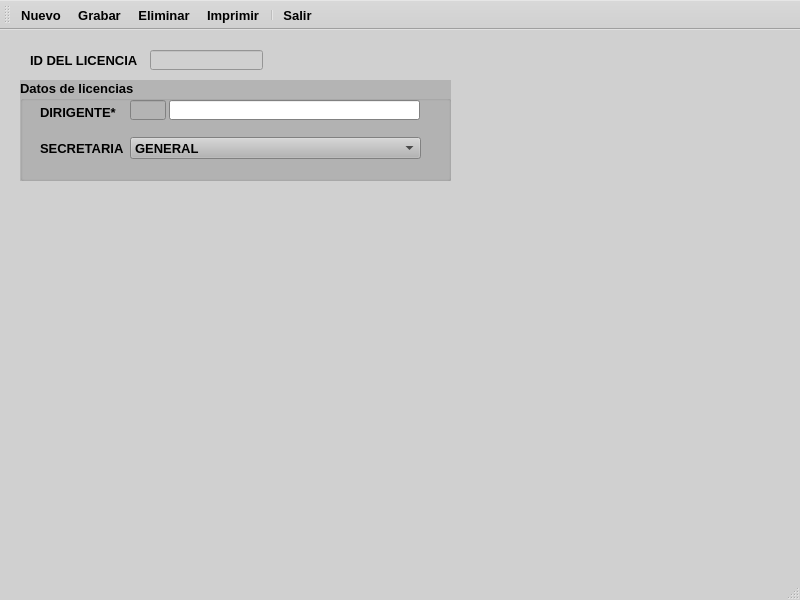
<?xml version="1.0" encoding="UTF-8"?>
<ui version="4.0">
 <class>MainWindow</class>
 <widget class="QMainWindow" name="MainWindow">
  <property name="geometry">
   <rect>
    <x>0</x>
    <y>0</y>
    <width>800</width>
    <height>600</height>
   </rect>
  </property>
  <property name="palette">
   <palette>
    <active>
     <colorrole role="WindowText">
      <brush brushstyle="SolidPattern">
       <color alpha="255">
        <red>0</red>
        <green>0</green>
        <blue>0</blue>
       </color>
      </brush>
     </colorrole>
     <colorrole role="Button">
      <brush brushstyle="SolidPattern">
       <color alpha="255">
        <red>208</red>
        <green>208</green>
        <blue>208</blue>
       </color>
      </brush>
     </colorrole>
     <colorrole role="Light">
      <brush brushstyle="SolidPattern">
       <color alpha="255">
        <red>255</red>
        <green>255</green>
        <blue>255</blue>
       </color>
      </brush>
     </colorrole>
     <colorrole role="Midlight">
      <brush brushstyle="SolidPattern">
       <color alpha="255">
        <red>231</red>
        <green>231</green>
        <blue>231</blue>
       </color>
      </brush>
     </colorrole>
     <colorrole role="Dark">
      <brush brushstyle="SolidPattern">
       <color alpha="255">
        <red>104</red>
        <green>104</green>
        <blue>104</blue>
       </color>
      </brush>
     </colorrole>
     <colorrole role="Mid">
      <brush brushstyle="SolidPattern">
       <color alpha="255">
        <red>139</red>
        <green>139</green>
        <blue>139</blue>
       </color>
      </brush>
     </colorrole>
     <colorrole role="Text">
      <brush brushstyle="SolidPattern">
       <color alpha="255">
        <red>0</red>
        <green>0</green>
        <blue>0</blue>
       </color>
      </brush>
     </colorrole>
     <colorrole role="BrightText">
      <brush brushstyle="SolidPattern">
       <color alpha="255">
        <red>255</red>
        <green>255</green>
        <blue>255</blue>
       </color>
      </brush>
     </colorrole>
     <colorrole role="ButtonText">
      <brush brushstyle="SolidPattern">
       <color alpha="255">
        <red>0</red>
        <green>0</green>
        <blue>0</blue>
       </color>
      </brush>
     </colorrole>
     <colorrole role="Base">
      <brush brushstyle="SolidPattern">
       <color alpha="255">
        <red>255</red>
        <green>255</green>
        <blue>255</blue>
       </color>
      </brush>
     </colorrole>
     <colorrole role="Window">
      <brush brushstyle="SolidPattern">
       <color alpha="255">
        <red>208</red>
        <green>208</green>
        <blue>208</blue>
       </color>
      </brush>
     </colorrole>
     <colorrole role="Shadow">
      <brush brushstyle="SolidPattern">
       <color alpha="255">
        <red>0</red>
        <green>0</green>
        <blue>0</blue>
       </color>
      </brush>
     </colorrole>
     <colorrole role="AlternateBase">
      <brush brushstyle="SolidPattern">
       <color alpha="255">
        <red>231</red>
        <green>231</green>
        <blue>231</blue>
       </color>
      </brush>
     </colorrole>
     <colorrole role="ToolTipBase">
      <brush brushstyle="SolidPattern">
       <color alpha="255">
        <red>255</red>
        <green>255</green>
        <blue>220</blue>
       </color>
      </brush>
     </colorrole>
     <colorrole role="ToolTipText">
      <brush brushstyle="SolidPattern">
       <color alpha="255">
        <red>0</red>
        <green>0</green>
        <blue>0</blue>
       </color>
      </brush>
     </colorrole>
     <colorrole role="PlaceholderText">
      <brush brushstyle="SolidPattern">
       <color alpha="128">
        <red>0</red>
        <green>0</green>
        <blue>0</blue>
       </color>
      </brush>
     </colorrole>
    </active>
    <inactive>
     <colorrole role="WindowText">
      <brush brushstyle="SolidPattern">
       <color alpha="255">
        <red>0</red>
        <green>0</green>
        <blue>0</blue>
       </color>
      </brush>
     </colorrole>
     <colorrole role="Button">
      <brush brushstyle="SolidPattern">
       <color alpha="255">
        <red>208</red>
        <green>208</green>
        <blue>208</blue>
       </color>
      </brush>
     </colorrole>
     <colorrole role="Light">
      <brush brushstyle="SolidPattern">
       <color alpha="255">
        <red>255</red>
        <green>255</green>
        <blue>255</blue>
       </color>
      </brush>
     </colorrole>
     <colorrole role="Midlight">
      <brush brushstyle="SolidPattern">
       <color alpha="255">
        <red>231</red>
        <green>231</green>
        <blue>231</blue>
       </color>
      </brush>
     </colorrole>
     <colorrole role="Dark">
      <brush brushstyle="SolidPattern">
       <color alpha="255">
        <red>104</red>
        <green>104</green>
        <blue>104</blue>
       </color>
      </brush>
     </colorrole>
     <colorrole role="Mid">
      <brush brushstyle="SolidPattern">
       <color alpha="255">
        <red>139</red>
        <green>139</green>
        <blue>139</blue>
       </color>
      </brush>
     </colorrole>
     <colorrole role="Text">
      <brush brushstyle="SolidPattern">
       <color alpha="255">
        <red>0</red>
        <green>0</green>
        <blue>0</blue>
       </color>
      </brush>
     </colorrole>
     <colorrole role="BrightText">
      <brush brushstyle="SolidPattern">
       <color alpha="255">
        <red>255</red>
        <green>255</green>
        <blue>255</blue>
       </color>
      </brush>
     </colorrole>
     <colorrole role="ButtonText">
      <brush brushstyle="SolidPattern">
       <color alpha="255">
        <red>0</red>
        <green>0</green>
        <blue>0</blue>
       </color>
      </brush>
     </colorrole>
     <colorrole role="Base">
      <brush brushstyle="SolidPattern">
       <color alpha="255">
        <red>255</red>
        <green>255</green>
        <blue>255</blue>
       </color>
      </brush>
     </colorrole>
     <colorrole role="Window">
      <brush brushstyle="SolidPattern">
       <color alpha="255">
        <red>208</red>
        <green>208</green>
        <blue>208</blue>
       </color>
      </brush>
     </colorrole>
     <colorrole role="Shadow">
      <brush brushstyle="SolidPattern">
       <color alpha="255">
        <red>0</red>
        <green>0</green>
        <blue>0</blue>
       </color>
      </brush>
     </colorrole>
     <colorrole role="AlternateBase">
      <brush brushstyle="SolidPattern">
       <color alpha="255">
        <red>231</red>
        <green>231</green>
        <blue>231</blue>
       </color>
      </brush>
     </colorrole>
     <colorrole role="ToolTipBase">
      <brush brushstyle="SolidPattern">
       <color alpha="255">
        <red>255</red>
        <green>255</green>
        <blue>220</blue>
       </color>
      </brush>
     </colorrole>
     <colorrole role="ToolTipText">
      <brush brushstyle="SolidPattern">
       <color alpha="255">
        <red>0</red>
        <green>0</green>
        <blue>0</blue>
       </color>
      </brush>
     </colorrole>
     <colorrole role="PlaceholderText">
      <brush brushstyle="SolidPattern">
       <color alpha="128">
        <red>0</red>
        <green>0</green>
        <blue>0</blue>
       </color>
      </brush>
     </colorrole>
    </inactive>
    <disabled>
     <colorrole role="WindowText">
      <brush brushstyle="SolidPattern">
       <color alpha="255">
        <red>104</red>
        <green>104</green>
        <blue>104</blue>
       </color>
      </brush>
     </colorrole>
     <colorrole role="Button">
      <brush brushstyle="SolidPattern">
       <color alpha="255">
        <red>208</red>
        <green>208</green>
        <blue>208</blue>
       </color>
      </brush>
     </colorrole>
     <colorrole role="Light">
      <brush brushstyle="SolidPattern">
       <color alpha="255">
        <red>255</red>
        <green>255</green>
        <blue>255</blue>
       </color>
      </brush>
     </colorrole>
     <colorrole role="Midlight">
      <brush brushstyle="SolidPattern">
       <color alpha="255">
        <red>231</red>
        <green>231</green>
        <blue>231</blue>
       </color>
      </brush>
     </colorrole>
     <colorrole role="Dark">
      <brush brushstyle="SolidPattern">
       <color alpha="255">
        <red>104</red>
        <green>104</green>
        <blue>104</blue>
       </color>
      </brush>
     </colorrole>
     <colorrole role="Mid">
      <brush brushstyle="SolidPattern">
       <color alpha="255">
        <red>139</red>
        <green>139</green>
        <blue>139</blue>
       </color>
      </brush>
     </colorrole>
     <colorrole role="Text">
      <brush brushstyle="SolidPattern">
       <color alpha="255">
        <red>104</red>
        <green>104</green>
        <blue>104</blue>
       </color>
      </brush>
     </colorrole>
     <colorrole role="BrightText">
      <brush brushstyle="SolidPattern">
       <color alpha="255">
        <red>255</red>
        <green>255</green>
        <blue>255</blue>
       </color>
      </brush>
     </colorrole>
     <colorrole role="ButtonText">
      <brush brushstyle="SolidPattern">
       <color alpha="255">
        <red>104</red>
        <green>104</green>
        <blue>104</blue>
       </color>
      </brush>
     </colorrole>
     <colorrole role="Base">
      <brush brushstyle="SolidPattern">
       <color alpha="255">
        <red>208</red>
        <green>208</green>
        <blue>208</blue>
       </color>
      </brush>
     </colorrole>
     <colorrole role="Window">
      <brush brushstyle="SolidPattern">
       <color alpha="255">
        <red>208</red>
        <green>208</green>
        <blue>208</blue>
       </color>
      </brush>
     </colorrole>
     <colorrole role="Shadow">
      <brush brushstyle="SolidPattern">
       <color alpha="255">
        <red>0</red>
        <green>0</green>
        <blue>0</blue>
       </color>
      </brush>
     </colorrole>
     <colorrole role="AlternateBase">
      <brush brushstyle="SolidPattern">
       <color alpha="255">
        <red>208</red>
        <green>208</green>
        <blue>208</blue>
       </color>
      </brush>
     </colorrole>
     <colorrole role="ToolTipBase">
      <brush brushstyle="SolidPattern">
       <color alpha="255">
        <red>255</red>
        <green>255</green>
        <blue>220</blue>
       </color>
      </brush>
     </colorrole>
     <colorrole role="ToolTipText">
      <brush brushstyle="SolidPattern">
       <color alpha="255">
        <red>0</red>
        <green>0</green>
        <blue>0</blue>
       </color>
      </brush>
     </colorrole>
     <colorrole role="PlaceholderText">
      <brush brushstyle="SolidPattern">
       <color alpha="128">
        <red>0</red>
        <green>0</green>
        <blue>0</blue>
       </color>
      </brush>
     </colorrole>
    </disabled>
   </palette>
  </property>
  <property name="font">
   <font>
    <pointsize>10</pointsize>
    <bold>true</bold>
   </font>
  </property>
  <property name="windowTitle">
   <string>MainWindow</string>
  </property>
  <widget class="QWidget" name="centralwidget">
   <widget class="QLabel" name="label_4">
    <property name="geometry">
     <rect>
      <x>30</x>
      <y>22</y>
      <width>131</width>
      <height>16</height>
     </rect>
    </property>
    <property name="font">
     <font>
      <pointsize>10</pointsize>
      <bold>true</bold>
     </font>
    </property>
    <property name="text">
     <string>ID DEL LICENCIA</string>
    </property>
   </widget>
   <widget class="QLineEdit" name="lineEdit">
    <property name="enabled">
     <bool>false</bool>
    </property>
    <property name="geometry">
     <rect>
      <x>150</x>
      <y>20</y>
      <width>113</width>
      <height>20</height>
     </rect>
    </property>
    <property name="font">
     <font>
      <pointsize>10</pointsize>
      <bold>true</bold>
     </font>
    </property>
   </widget>
   <widget class="QGroupBox" name="groupBox_2">
    <property name="geometry">
     <rect>
      <x>20</x>
      <y>50</y>
      <width>431</width>
      <height>101</height>
     </rect>
    </property>
    <property name="palette">
     <palette>
      <active>
       <colorrole role="WindowText">
        <brush brushstyle="SolidPattern">
         <color alpha="255">
          <red>0</red>
          <green>0</green>
          <blue>0</blue>
         </color>
        </brush>
       </colorrole>
       <colorrole role="Button">
        <brush brushstyle="SolidPattern">
         <color alpha="255">
          <red>180</red>
          <green>180</green>
          <blue>180</blue>
         </color>
        </brush>
       </colorrole>
       <colorrole role="Light">
        <brush brushstyle="SolidPattern">
         <color alpha="255">
          <red>255</red>
          <green>255</green>
          <blue>255</blue>
         </color>
        </brush>
       </colorrole>
       <colorrole role="Midlight">
        <brush brushstyle="SolidPattern">
         <color alpha="255">
          <red>217</red>
          <green>217</green>
          <blue>217</blue>
         </color>
        </brush>
       </colorrole>
       <colorrole role="Dark">
        <brush brushstyle="SolidPattern">
         <color alpha="255">
          <red>90</red>
          <green>90</green>
          <blue>90</blue>
         </color>
        </brush>
       </colorrole>
       <colorrole role="Mid">
        <brush brushstyle="SolidPattern">
         <color alpha="255">
          <red>120</red>
          <green>120</green>
          <blue>120</blue>
         </color>
        </brush>
       </colorrole>
       <colorrole role="Text">
        <brush brushstyle="SolidPattern">
         <color alpha="255">
          <red>0</red>
          <green>0</green>
          <blue>0</blue>
         </color>
        </brush>
       </colorrole>
       <colorrole role="BrightText">
        <brush brushstyle="SolidPattern">
         <color alpha="255">
          <red>255</red>
          <green>255</green>
          <blue>255</blue>
         </color>
        </brush>
       </colorrole>
       <colorrole role="ButtonText">
        <brush brushstyle="SolidPattern">
         <color alpha="255">
          <red>0</red>
          <green>0</green>
          <blue>0</blue>
         </color>
        </brush>
       </colorrole>
       <colorrole role="Base">
        <brush brushstyle="SolidPattern">
         <color alpha="255">
          <red>255</red>
          <green>255</green>
          <blue>255</blue>
         </color>
        </brush>
       </colorrole>
       <colorrole role="Window">
        <brush brushstyle="SolidPattern">
         <color alpha="255">
          <red>180</red>
          <green>180</green>
          <blue>180</blue>
         </color>
        </brush>
       </colorrole>
       <colorrole role="Shadow">
        <brush brushstyle="SolidPattern">
         <color alpha="255">
          <red>0</red>
          <green>0</green>
          <blue>0</blue>
         </color>
        </brush>
       </colorrole>
       <colorrole role="AlternateBase">
        <brush brushstyle="SolidPattern">
         <color alpha="255">
          <red>217</red>
          <green>217</green>
          <blue>217</blue>
         </color>
        </brush>
       </colorrole>
       <colorrole role="ToolTipBase">
        <brush brushstyle="SolidPattern">
         <color alpha="255">
          <red>255</red>
          <green>255</green>
          <blue>220</blue>
         </color>
        </brush>
       </colorrole>
       <colorrole role="ToolTipText">
        <brush brushstyle="SolidPattern">
         <color alpha="255">
          <red>0</red>
          <green>0</green>
          <blue>0</blue>
         </color>
        </brush>
       </colorrole>
       <colorrole role="PlaceholderText">
        <brush brushstyle="SolidPattern">
         <color alpha="128">
          <red>0</red>
          <green>0</green>
          <blue>0</blue>
         </color>
        </brush>
       </colorrole>
      </active>
      <inactive>
       <colorrole role="WindowText">
        <brush brushstyle="SolidPattern">
         <color alpha="255">
          <red>0</red>
          <green>0</green>
          <blue>0</blue>
         </color>
        </brush>
       </colorrole>
       <colorrole role="Button">
        <brush brushstyle="SolidPattern">
         <color alpha="255">
          <red>180</red>
          <green>180</green>
          <blue>180</blue>
         </color>
        </brush>
       </colorrole>
       <colorrole role="Light">
        <brush brushstyle="SolidPattern">
         <color alpha="255">
          <red>255</red>
          <green>255</green>
          <blue>255</blue>
         </color>
        </brush>
       </colorrole>
       <colorrole role="Midlight">
        <brush brushstyle="SolidPattern">
         <color alpha="255">
          <red>217</red>
          <green>217</green>
          <blue>217</blue>
         </color>
        </brush>
       </colorrole>
       <colorrole role="Dark">
        <brush brushstyle="SolidPattern">
         <color alpha="255">
          <red>90</red>
          <green>90</green>
          <blue>90</blue>
         </color>
        </brush>
       </colorrole>
       <colorrole role="Mid">
        <brush brushstyle="SolidPattern">
         <color alpha="255">
          <red>120</red>
          <green>120</green>
          <blue>120</blue>
         </color>
        </brush>
       </colorrole>
       <colorrole role="Text">
        <brush brushstyle="SolidPattern">
         <color alpha="255">
          <red>0</red>
          <green>0</green>
          <blue>0</blue>
         </color>
        </brush>
       </colorrole>
       <colorrole role="BrightText">
        <brush brushstyle="SolidPattern">
         <color alpha="255">
          <red>255</red>
          <green>255</green>
          <blue>255</blue>
         </color>
        </brush>
       </colorrole>
       <colorrole role="ButtonText">
        <brush brushstyle="SolidPattern">
         <color alpha="255">
          <red>0</red>
          <green>0</green>
          <blue>0</blue>
         </color>
        </brush>
       </colorrole>
       <colorrole role="Base">
        <brush brushstyle="SolidPattern">
         <color alpha="255">
          <red>255</red>
          <green>255</green>
          <blue>255</blue>
         </color>
        </brush>
       </colorrole>
       <colorrole role="Window">
        <brush brushstyle="SolidPattern">
         <color alpha="255">
          <red>180</red>
          <green>180</green>
          <blue>180</blue>
         </color>
        </brush>
       </colorrole>
       <colorrole role="Shadow">
        <brush brushstyle="SolidPattern">
         <color alpha="255">
          <red>0</red>
          <green>0</green>
          <blue>0</blue>
         </color>
        </brush>
       </colorrole>
       <colorrole role="AlternateBase">
        <brush brushstyle="SolidPattern">
         <color alpha="255">
          <red>217</red>
          <green>217</green>
          <blue>217</blue>
         </color>
        </brush>
       </colorrole>
       <colorrole role="ToolTipBase">
        <brush brushstyle="SolidPattern">
         <color alpha="255">
          <red>255</red>
          <green>255</green>
          <blue>220</blue>
         </color>
        </brush>
       </colorrole>
       <colorrole role="ToolTipText">
        <brush brushstyle="SolidPattern">
         <color alpha="255">
          <red>0</red>
          <green>0</green>
          <blue>0</blue>
         </color>
        </brush>
       </colorrole>
       <colorrole role="PlaceholderText">
        <brush brushstyle="SolidPattern">
         <color alpha="128">
          <red>0</red>
          <green>0</green>
          <blue>0</blue>
         </color>
        </brush>
       </colorrole>
      </inactive>
      <disabled>
       <colorrole role="WindowText">
        <brush brushstyle="SolidPattern">
         <color alpha="255">
          <red>90</red>
          <green>90</green>
          <blue>90</blue>
         </color>
        </brush>
       </colorrole>
       <colorrole role="Button">
        <brush brushstyle="SolidPattern">
         <color alpha="255">
          <red>180</red>
          <green>180</green>
          <blue>180</blue>
         </color>
        </brush>
       </colorrole>
       <colorrole role="Light">
        <brush brushstyle="SolidPattern">
         <color alpha="255">
          <red>255</red>
          <green>255</green>
          <blue>255</blue>
         </color>
        </brush>
       </colorrole>
       <colorrole role="Midlight">
        <brush brushstyle="SolidPattern">
         <color alpha="255">
          <red>217</red>
          <green>217</green>
          <blue>217</blue>
         </color>
        </brush>
       </colorrole>
       <colorrole role="Dark">
        <brush brushstyle="SolidPattern">
         <color alpha="255">
          <red>90</red>
          <green>90</green>
          <blue>90</blue>
         </color>
        </brush>
       </colorrole>
       <colorrole role="Mid">
        <brush brushstyle="SolidPattern">
         <color alpha="255">
          <red>120</red>
          <green>120</green>
          <blue>120</blue>
         </color>
        </brush>
       </colorrole>
       <colorrole role="Text">
        <brush brushstyle="SolidPattern">
         <color alpha="255">
          <red>90</red>
          <green>90</green>
          <blue>90</blue>
         </color>
        </brush>
       </colorrole>
       <colorrole role="BrightText">
        <brush brushstyle="SolidPattern">
         <color alpha="255">
          <red>255</red>
          <green>255</green>
          <blue>255</blue>
         </color>
        </brush>
       </colorrole>
       <colorrole role="ButtonText">
        <brush brushstyle="SolidPattern">
         <color alpha="255">
          <red>90</red>
          <green>90</green>
          <blue>90</blue>
         </color>
        </brush>
       </colorrole>
       <colorrole role="Base">
        <brush brushstyle="SolidPattern">
         <color alpha="255">
          <red>180</red>
          <green>180</green>
          <blue>180</blue>
         </color>
        </brush>
       </colorrole>
       <colorrole role="Window">
        <brush brushstyle="SolidPattern">
         <color alpha="255">
          <red>180</red>
          <green>180</green>
          <blue>180</blue>
         </color>
        </brush>
       </colorrole>
       <colorrole role="Shadow">
        <brush brushstyle="SolidPattern">
         <color alpha="255">
          <red>0</red>
          <green>0</green>
          <blue>0</blue>
         </color>
        </brush>
       </colorrole>
       <colorrole role="AlternateBase">
        <brush brushstyle="SolidPattern">
         <color alpha="255">
          <red>180</red>
          <green>180</green>
          <blue>180</blue>
         </color>
        </brush>
       </colorrole>
       <colorrole role="ToolTipBase">
        <brush brushstyle="SolidPattern">
         <color alpha="255">
          <red>255</red>
          <green>255</green>
          <blue>220</blue>
         </color>
        </brush>
       </colorrole>
       <colorrole role="ToolTipText">
        <brush brushstyle="SolidPattern">
         <color alpha="255">
          <red>0</red>
          <green>0</green>
          <blue>0</blue>
         </color>
        </brush>
       </colorrole>
       <colorrole role="PlaceholderText">
        <brush brushstyle="SolidPattern">
         <color alpha="128">
          <red>0</red>
          <green>0</green>
          <blue>0</blue>
         </color>
        </brush>
       </colorrole>
      </disabled>
     </palette>
    </property>
    <property name="font">
     <font>
      <pointsize>10</pointsize>
      <bold>true</bold>
     </font>
    </property>
    <property name="autoFillBackground">
     <bool>true</bool>
    </property>
    <property name="title">
     <string>Datos de licencias</string>
    </property>
    <widget class="QLabel" name="label_8">
     <property name="geometry">
      <rect>
       <x>20</x>
       <y>24</y>
       <width>81</width>
       <height>16</height>
      </rect>
     </property>
     <property name="text">
      <string>DIRIGENTE*</string>
     </property>
    </widget>
    <widget class="QLineEdit" name="lineEdit_5">
     <property name="geometry">
      <rect>
       <x>149</x>
       <y>20</y>
       <width>251</width>
       <height>20</height>
      </rect>
     </property>
    </widget>
    <widget class="QLineEdit" name="lineEdit_7">
     <property name="enabled">
      <bool>false</bool>
     </property>
     <property name="geometry">
      <rect>
       <x>110</x>
       <y>20</y>
       <width>36</width>
       <height>20</height>
      </rect>
     </property>
    </widget>
    <widget class="QLabel" name="label_9">
     <property name="geometry">
      <rect>
       <x>20</x>
       <y>60</y>
       <width>91</width>
       <height>16</height>
      </rect>
     </property>
     <property name="text">
      <string>SECRETARIA</string>
     </property>
    </widget>
    <widget class="QComboBox" name="comboBox">
     <property name="geometry">
      <rect>
       <x>110</x>
       <y>57</y>
       <width>291</width>
       <height>22</height>
      </rect>
     </property>
     <item>
      <property name="text">
       <string>GENERAL</string>
      </property>
     </item>
     <item>
      <property name="text">
       <string>ECONOMIA</string>
      </property>
     </item>
     <item>
      <property name="text">
       <string>ADJUNTO</string>
      </property>
     </item>
     <item>
      <property name="text">
       <string>DEFENSA</string>
      </property>
     </item>
     <item>
      <property name="text">
       <string>ORGANIZACION</string>
      </property>
     </item>
     <item>
      <property name="text">
       <string>PRENSA Y PROPAGANDA</string>
      </property>
     </item>
     <item>
      <property name="text">
       <string>SEGURIDAD Y SALUD</string>
      </property>
     </item>
     <item>
      <property name="text">
       <string>ASISTENCIA SOCIAL</string>
      </property>
     </item>
    </widget>
   </widget>
  </widget>
  <widget class="QMenuBar" name="menubar">
   <property name="geometry">
    <rect>
     <x>0</x>
     <y>0</y>
     <width>800</width>
     <height>23</height>
    </rect>
   </property>
  </widget>
  <widget class="QStatusBar" name="statusbar"/>
  <widget class="QToolBar" name="toolBar">
   <property name="windowTitle">
    <string>toolBar</string>
   </property>
   <property name="toolButtonStyle">
    <enum>Qt::ToolButtonTextBesideIcon</enum>
   </property>
   <attribute name="toolBarArea">
    <enum>TopToolBarArea</enum>
   </attribute>
   <attribute name="toolBarBreak">
    <bool>false</bool>
   </attribute>
   <addaction name="actionNuevo"/>
   <addaction name="actionGrabar"/>
   <addaction name="actionEliminar"/>
   <addaction name="actionImprimir"/>
   <addaction name="separator"/>
   <addaction name="actionSalir"/>
  </widget>
  <action name="actionNuevo">
   <property name="icon">
    <iconset resource="../../resources.qrc">
     <normaloff>:/icons/app/resources/icons/nuevo.png</normaloff>:/icons/app/resources/icons/nuevo.png</iconset>
   </property>
   <property name="text">
    <string>Nuevo</string>
   </property>
  </action>
  <action name="actionGrabar">
   <property name="icon">
    <iconset resource="../../resources.qrc">
     <normaloff>:/icons/app/resources/icons/grabar.png</normaloff>:/icons/app/resources/icons/grabar.png</iconset>
   </property>
   <property name="text">
    <string>Grabar</string>
   </property>
  </action>
  <action name="actionEliminar">
   <property name="icon">
    <iconset resource="../../resources.qrc">
     <normaloff>:/icons/app/resources/icons/eliminar.png</normaloff>:/icons/app/resources/icons/eliminar.png</iconset>
   </property>
   <property name="text">
    <string>Eliminar</string>
   </property>
  </action>
  <action name="actionImprimir">
   <property name="icon">
    <iconset resource="../../resources.qrc">
     <normaloff>:/icons/app/resources/icons/imprimir.png</normaloff>:/icons/app/resources/icons/imprimir.png</iconset>
   </property>
   <property name="text">
    <string>Imprimir</string>
   </property>
  </action>
  <action name="actionSalir">
   <property name="icon">
    <iconset resource="../../resources.qrc">
     <normaloff>:/icons/app/resources/icons/salir.png</normaloff>:/icons/app/resources/icons/salir.png</iconset>
   </property>
   <property name="text">
    <string>Salir</string>
   </property>
  </action>
 </widget>
 <resources>
  <include location="../../resources.qrc"/>
 </resources>
 <connections/>
</ui>
